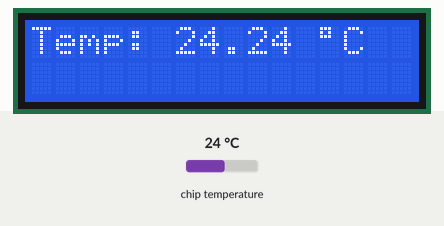
Recording of a program running on a simulated Raspberry Pi Pico running MicroPython. Shown: 16×2 character LCD. The inputs (shaded band) are chosen by the test bench; at power-on: chip temperature 24 °C. Library files of the repository ran but are not shown: pico_i2c_lcd.py.

Above: at 1.2 s.
1.3 s: chip temperature set to 1 °C
At 2.6 s:
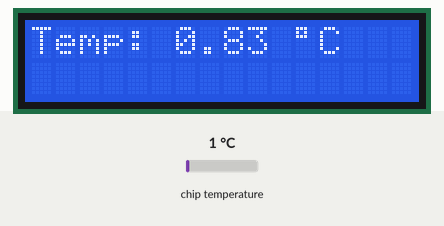
7.3 s: chip temperature set to 11 °C
At 8.6 s:
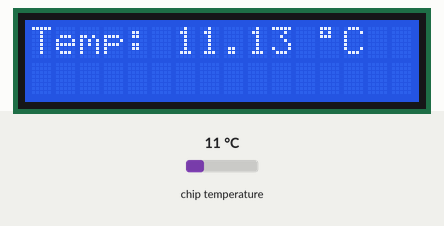
11.6 s: chip temperature set to 22 °C
At 13.4 s:
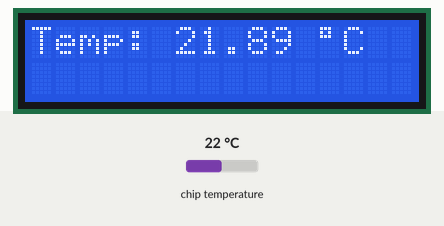
Timing chart, 0 to 14.9 s (numbered marks = the images above; inputs shaded):
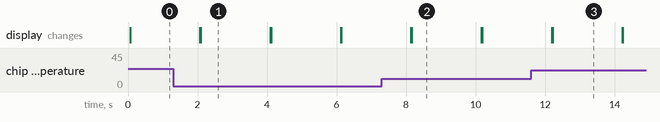

The program:

temptolcd.py
```python
import utime
from machine import I2C, Pin, ADC
from pico_i2c_lcd import I2cLcd


i2c = I2C(0, sda=Pin(0), scl=Pin(1), freq=400000)

I2C_ADDR = i2c.scan()[0]
lcd = I2cLcd(i2c, I2C_ADDR, 2, 16)

sensor_temp = ADC(4)
conversion_factor = 3.3 / (65535)

while True:
    reading = sensor_temp.read_u16() * conversion_factor
    temperature = 27 - (reading - 0.706)/0.001721
    lcd.clear()
    lcd.putstr(f"Temp: {temperature:.2f} {chr(223)}C")
    utime.sleep(2)
```

Measured:
- after the input at 1.3 s, the display: first differs from a run without the input after 0.79 s (image 1)
- after the input at 7.3 s, the display: first differs from a run without the input after 0.86 s (image 2)
- after the input at 11.6 s, the display: first differs from a run without the input after 0.61 s (image 3)
- what the display in image 1 shows lasts 2.0 s, from 2.1 s to 4.1 s
